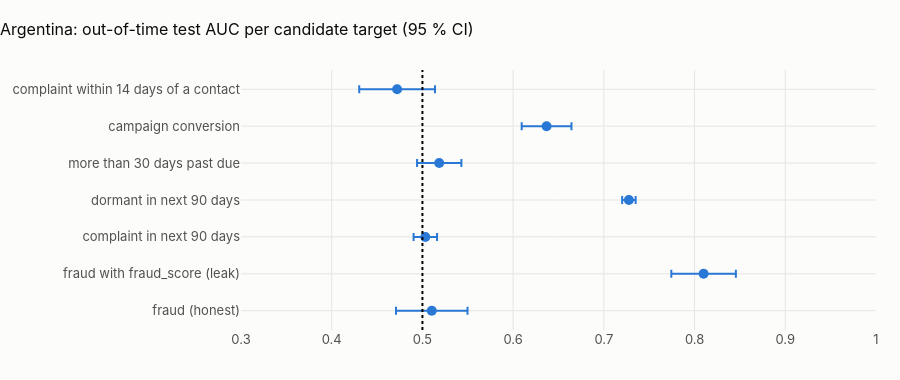

Notebook source saved alongside this figure:
### Markdown cell above
## 6 · The learnability map of Argentina

### Code cell
res = pd.DataFrame(results)
res.insert(0, "country", COUNTRY)
res.insert(1, "dataset", DATASET)
cols = [
    "country",
    "dataset",
    "name",
    "train_rows",
    "test_rows",
    "test_positives",
    "base_rate",
    "auc",
    "auc_lo",
    "auc_hi",
    "ap",
    "ap_lo",
    "ap_hi",
    "ap_lift",
    "best_single_feature",
    "best_single_auc",
    "verdict",
    "split_at",
    "dropped_empty_features",
]
res[cols].to_csv(OUT / f"{PREFIX}_{COUNTRY.lower()}_learnability.csv", index=False)
show(res[cols].round(4), paging=False)
fig = go.Figure()
ok = res[np.isfinite(res.auc)]
fig.add_trace(
    go.Scatter(
        x=ok.auc,
        y=ok.name,
        mode="markers",
        error_x=dict(
            type="data", symmetric=False, array=ok.auc_hi - ok.auc, arrayminus=ok.auc - ok.auc_lo
        ),
        marker=dict(size=10),
    )
)
fig.add_vline(x=0.5, line_dash="dot")
fig.update_layout(
    title=f"{CTRY.title}: out-of-time test AUC per candidate target (95 % CI)",
    height=380,
    yaxis_title=None,
    xaxis_range=[0.3, 1.0],
)
fig.show()

### Figure 1 — Plotly figure (JSON) as saved in the notebook; plotly's stock layout.template omitted (floating-point values rounded to 4 significant figures)
{"data": [{"error_x": {"array": [0.03941, 0.03559, 0.01292, 0.007434, 0.02443, 0.02744, 0.04177], "arrayminus": [0.03941, 0.03559, 0.01292, 0.007434, 0.02443, 0.02744, 0.04177], "symmetric": false, "type": "data"}, "marker": {"size": 10}, "mode": "markers", "type": "scatter", "x": [0.5103, 0.81, 0.5032, 0.7276, 0.5185, 0.6369, 0.4721], "y": ["fraud (honest)", "fraud with fraud_score (leak)", "complaint in next 90 days", "dormant in next 90 days", "more than 30 days past due", "campaign conversion", "complaint within 14 days of a contact"]}], "layout": {"height": 380, "shapes": [{"line": {"dash": "dot"}, "type": "line", "x0": 0.5, "x1": 0.5, "xref": "x", "y0": 0, "y1": 1, "yref": "y domain"}], "title": {"text": "Argentina: out-of-time test AUC per candidate target (95 % CI)"}, "xaxis": {"range": [0.3, 1.0]}, "yaxis": {"title": {}}}}
